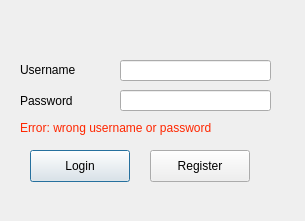
<?xml version="1.0" encoding="UTF-8"?>
<ui version="4.0">
 <class>LoginWindow</class>
 <widget class="QDialog" name="LoginWindow">
  <property name="geometry">
   <rect>
    <x>0</x>
    <y>0</y>
    <width>305</width>
    <height>221</height>
   </rect>
  </property>
  <property name="windowTitle">
   <string>LoginWindow</string>
  </property>
  <widget class="QLineEdit" name="lineEditUsername">
   <property name="geometry">
    <rect>
     <x>120</x>
     <y>60</y>
     <width>151</width>
     <height>21</height>
    </rect>
   </property>
  </widget>
  <widget class="QLineEdit" name="lineEditPassword">
   <property name="geometry">
    <rect>
     <x>120</x>
     <y>90</y>
     <width>151</width>
     <height>21</height>
    </rect>
   </property>
   <property name="echoMode">
    <enum>QLineEdit::Password</enum>
   </property>
  </widget>
  <widget class="QLabel" name="labelUsername">
   <property name="geometry">
    <rect>
     <x>20</x>
     <y>60</y>
     <width>71</width>
     <height>20</height>
    </rect>
   </property>
   <property name="text">
    <string>Username</string>
   </property>
  </widget>
  <widget class="QLabel" name="labelPassword">
   <property name="geometry">
    <rect>
     <x>20</x>
     <y>90</y>
     <width>71</width>
     <height>21</height>
    </rect>
   </property>
   <property name="text">
    <string>Password</string>
   </property>
  </widget>
  <widget class="QPushButton" name="pushButtonLogin">
   <property name="geometry">
    <rect>
     <x>30</x>
     <y>150</y>
     <width>100</width>
     <height>32</height>
    </rect>
   </property>
   <property name="text">
    <string>Login</string>
   </property>
  </widget>
  <widget class="QPushButton" name="pushButtonRegister">
   <property name="geometry">
    <rect>
     <x>150</x>
     <y>150</y>
     <width>100</width>
     <height>32</height>
    </rect>
   </property>
   <property name="text">
    <string>Register</string>
   </property>
  </widget>
  <widget class="QLabel" name="labelError">
   <property name="geometry">
    <rect>
     <x>20</x>
     <y>120</y>
     <width>231</width>
     <height>16</height>
    </rect>
   </property>
   <property name="text">
    <string>&lt;html&gt;&lt;head/&gt;&lt;body&gt;&lt;p&gt;&lt;span style=&quot; color:#ff2600;&quot;&gt;Error: wrong username or password&lt;/span&gt;&lt;/p&gt;&lt;/body&gt;&lt;/html&gt;</string>
   </property>
  </widget>
 </widget>
 <resources/>
 <connections/>
</ui>
